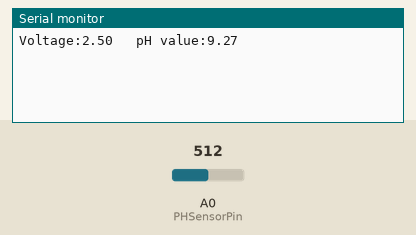
A sketch run on a simulated Arduino Uno, built with avr-gcc and run on an emulated ATmega328P. On the bench: the last lines printed to the serial monitor. The inputs (shaded band) are chosen by the test bench; at power-on: A0 (PHSensorPin) = 512.

Above: at 1.2 s.
1.3 s: A0 (PHSensorPin) set to 716
At 2.6 s:
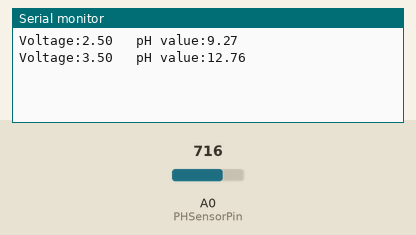
2.8 s: A0 (PHSensorPin) set to 900
At 3.7 s:
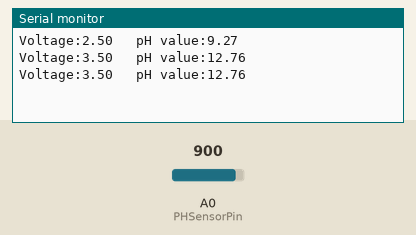
Timing chart, 0 to 5.8 s (numbered marks = the images above; inputs shaded):
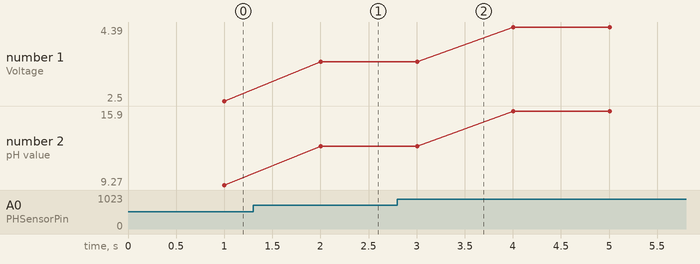

Measured:
- after the input at 1.3 s, the serial monitor: prints a new line after 0.70 s (image 1)
- plotted number 1: 2.5 → 3.5 after the input at 1.3 s, 3.5 → 4.39 after the input at 2.8 s
- plotted number 2: 9.27 → 12.76 after the input at 1.3 s, 12.76 → 15.9 after the input at 2.8 s

The sketch:

Calibracion_pH.ino
```cpp
// (licence header left out)
 /***********Notice and Trouble shooting***************
 1. This code is tested on Arduino Uno and Leonardo with Arduino IDE 1.0.5 r2 and 1.8.2.
 2. More details, please click this link: <https://www.dfrobot.com/wiki/index.php/Gravity:_Analog_Spear_Tip_pH_Sensor_/_Meter_Kit_(For_Soil_And_Food_Applications)_SKU:_SEN0249>
 ****************************************************/

#define PHSensorPin  A0    //dissolved oxygen sensor analog output pin to arduino mainboard
#define VREF 5.0    //for arduino uno, the ADC reference is the AVCC, that is 5.0V(TYP)
#define OFFSET 0.52  //zero drift compensation

#define SCOUNT  30           // sum of sample point
int analogBuffer[SCOUNT];    //store the analog value in the array, readed from ADC
int analogBufferTemp[SCOUNT];
int analogBufferIndex = 0,copyIndex = 0;

float averageVoltage,phValue;

void setup()
{
    Serial.begin(115200);
    pinMode(PHSensorPin,INPUT);
}

void loop()
{
   static unsigned long analogSampleTimepoint = millis();
   if(millis()-analogSampleTimepoint > 30U)     //every 30 milliseconds,read the analog value from the ADC
   {
     analogSampleTimepoint = millis();
     analogBuffer[analogBufferIndex] = analogRead(PHSensorPin);    //read the analog value and store into the buffer
     analogBufferIndex++;
     if(analogBufferIndex == SCOUNT)
      analogBufferIndex = 0;
   }
   static unsigned long printTimepoint = millis();
   if(millis()-printTimepoint > 1000U)
   {
      printTimepoint = millis();
      for(copyIndex=0;copyIndex<SCOUNT;copyIndex++)
      {
        analogBufferTemp[copyIndex]= analogBuffer[copyIndex];
      }
      averageVoltage = getMedianNum(analogBufferTemp,SCOUNT) * (float)VREF / 1024.0; // read the value more stable by the median filtering algorithm
      phValue = 3.5 * averageVoltage + OFFSET;
      Serial.print("Voltage:");
      Serial.print(averageVoltage,2);
      Serial.print("   pH value:");
      Serial.println(phValue,2);
   }
}

int getMedianNum(int bArray[], int iFilterLen)
{
      int bTab[iFilterLen];
      for (byte i = 0; i<iFilterLen; i++)
      {
        bTab[i] = bArray[i];
      }
      int i, j, bTemp;
      for (j = 0; j < iFilterLen - 1; j++)
      {
        for (i = 0; i < iFilterLen - j - 1; i++)
        {
          if (bTab[i] > bTab[i + 1])
          {
              bTemp = bTab[i];
              bTab[i] = bTab[i + 1];
              bTab[i + 1] = bTemp;
          }
        }
      }
      if ((iFilterLen & 1) > 0)
        bTemp = bTab[(iFilterLen - 1) / 2];
      else
        bTemp = (bTab[iFilterLen / 2] + bTab[iFilterLen / 2 - 1]) / 2;
      return bTemp;
}
```
